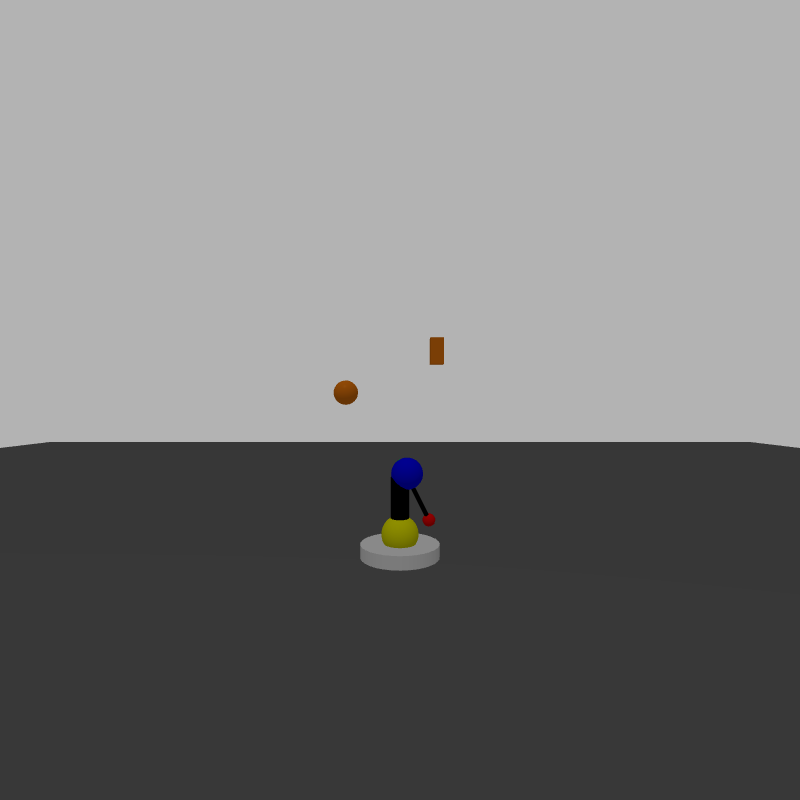
#> input picture catkin_ws/src/ivr_assignment/src/image_copy_img1.png, 800 x 800 px
$ python gettingBandWImage.py
#> lines starting #> are read from the running program, lines starting #| are printed output that depends on the picture; after the words box and inside, x2 and y2 are one past the last pixel; in counts of white or black regions, pixels touching at a corner belong together
import cv2
import numpy as np
from matplotlib import pyplot as plt

image = cv2.imread('image_copy_img1.png', 1)
#> image is the input picture: shape (800, 800, 3); mean B, G, R 123.8, 123.9, 124
mask = cv2.inRange(image, (0, 47, 97), (12, 78, 148))
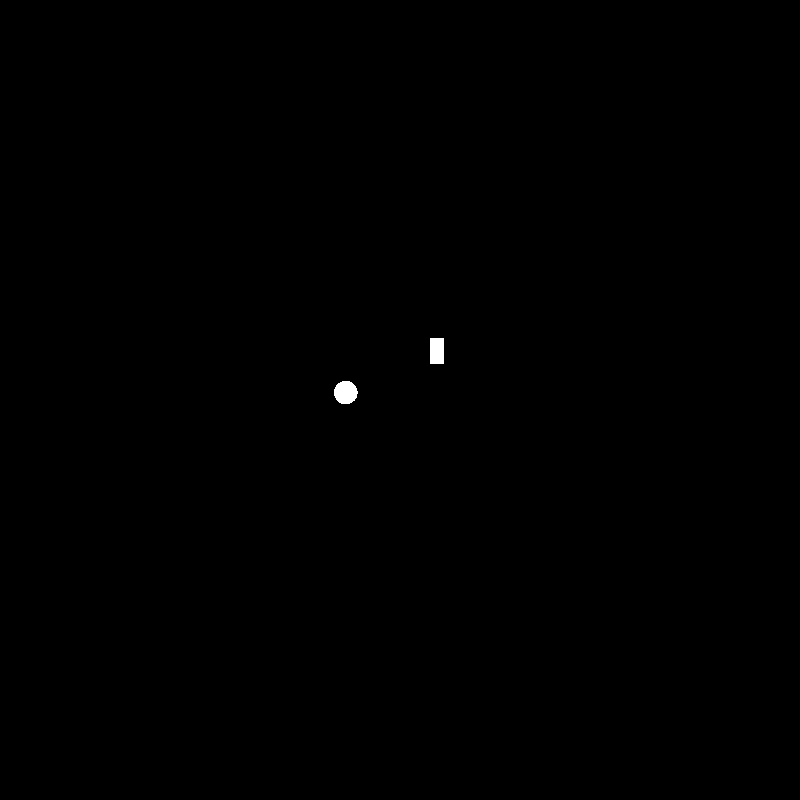
#> mask: shape (800, 800); 0.12% white; 2 white regions, box (x1, y1, x2, y2) and area: (334, 381, 358, 404) 436, (430, 338, 444, 364) 364
kernel = np.ones((5, 5), np.uint8)
mask = cv2.dilate(mask, kernel, iterations=3)
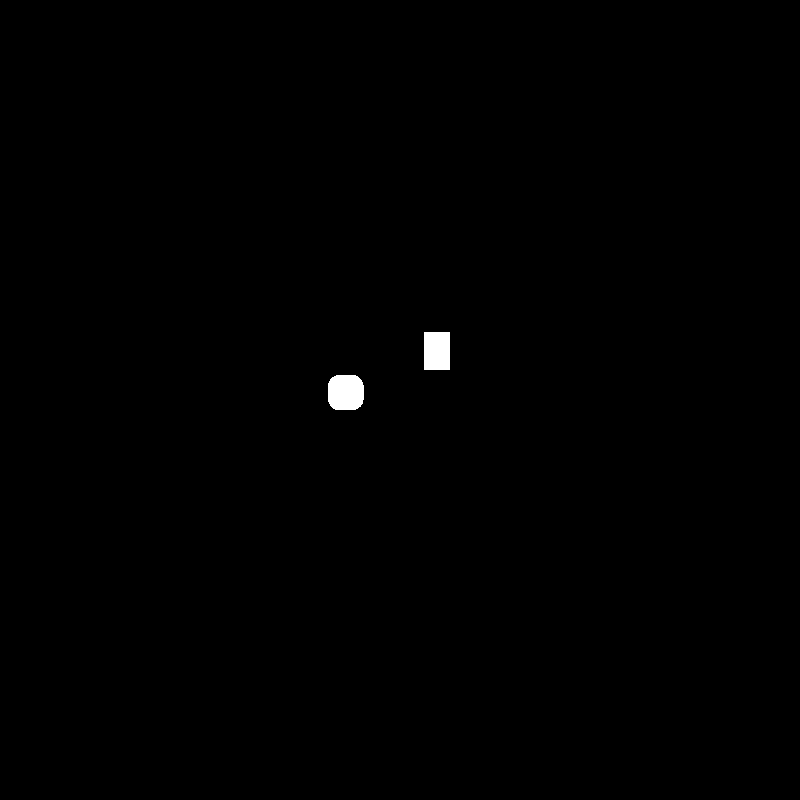
#> mask: shape (800, 800); 0.33% white; 2 white regions, box (x1, y1, x2, y2) and area: (328, 375, 364, 410) 1144, (424, 332, 450, 370) 988
cv2.imwrite('b&w_image.png', mask)

M = cv2.moments(mask)
#> M = moments, m00 543660, centre m10/m00, m01/m00 = (387.6, 372.8)
cx = int(M['m10'] / M['m00'])
#> cx = 387
cy = int(M['m01'] / M['m00'])
#> cy = 372
#print(np.array([cx, cy]))

shape1 = mask[0:800,
              0:cx].copy()
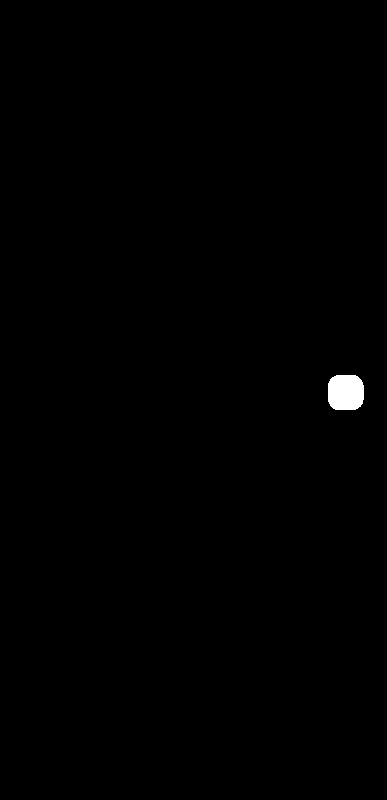
#> shape1: shape (800, 387); 0.37% white; 1 white region, box (x1, y1, x2, y2) and area: (328, 375, 364, 410) 1144

shape2 = mask[0:800,
              cx:800].copy()
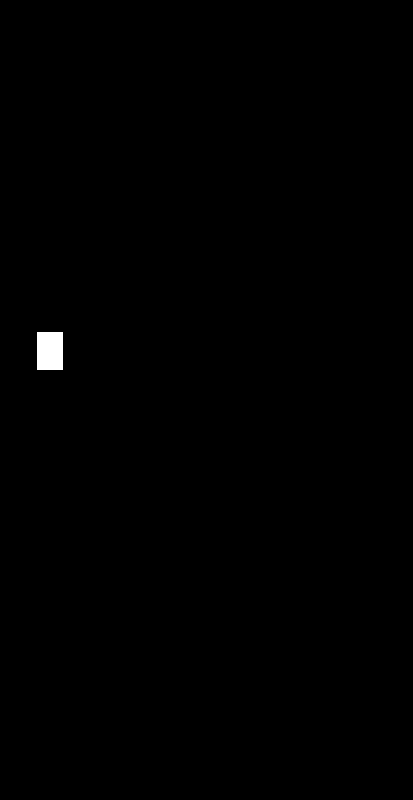
#> shape2: shape (800, 413); 0.3% white; 1 white region, box (x1, y1, x2, y2) and area: (37, 332, 63, 370) 988

cv2.imwrite('shape1.png', shape1)
cv2.imwrite('shape2.png', shape2)

shape1_M = cv2.moments(shape1)
#> shape1_M = moments, m00 291720, centre m10/m00, m01/m00 = (345.3, 392.1)
shape2_M = cv2.moments(shape2)
#> shape2_M = moments, m00 251940, centre m10/m00, m01/m00 = (49.5, 350.5)

shape1_cx = int(shape1_M['m10'] / shape1_M['m00'])
#> shape1_cx = 345
shape1_cy = int(shape1_M['m01'] / shape1_M['m00'])
#> shape1_cy = 392
shape2_cx = int(shape2_M['m10'] / shape2_M['m00'])
#> shape2_cx = 49
shape2_cy = int(shape2_M['m01'] / shape2_M['m00'])
#> shape2_cy = 350

shape1_cropped = shape1[shape1_cy - 30:shape1_cy + 30,
                        shape1_cx - 30:shape1_cx + 30].copy()
#> shape1_cropped: shape (60, 60); 31.8% white; 1 white region, box (x1, y1, x2, y2) and area: (13, 13, 49, 48) 1144
shape2_cropped = shape2[shape2_cy - 30:shape2_cy + 30,
                        shape2_cx - 30:shape2_cx + 30].copy()
#> shape2_cropped: shape (60, 60); 27.4% white; 1 white region, box (x1, y1, x2, y2) and area: (18, 12, 44, 50) 988

cv2.imwrite('shape1_cropped.png', shape1_cropped)
cv2.imwrite('shape2_cropped.png', shape2_cropped)

def find_sphere_centre(img):
  choice = 'cv2.TM_CCOEFF'
  method = eval(choice)
  template = cv2.imread('sphere_template.PNG', 0)
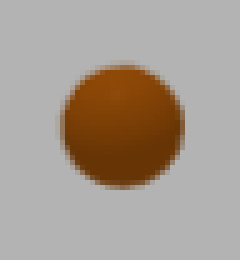
#> input picture catkin_ws/src/ivr_assignment/src/sphere_template.PNG, 48 x 52 px (shown 5 times larger)
#> template: shape (52, 48); min 70, max 179, mean 160.6
  # img = cv2.imread('image_copy_img1.png', 0)
  w, h = template.shape[::-1]
#> w = 48; h = 52

  res = cv2.matchTemplate(img, template, method)
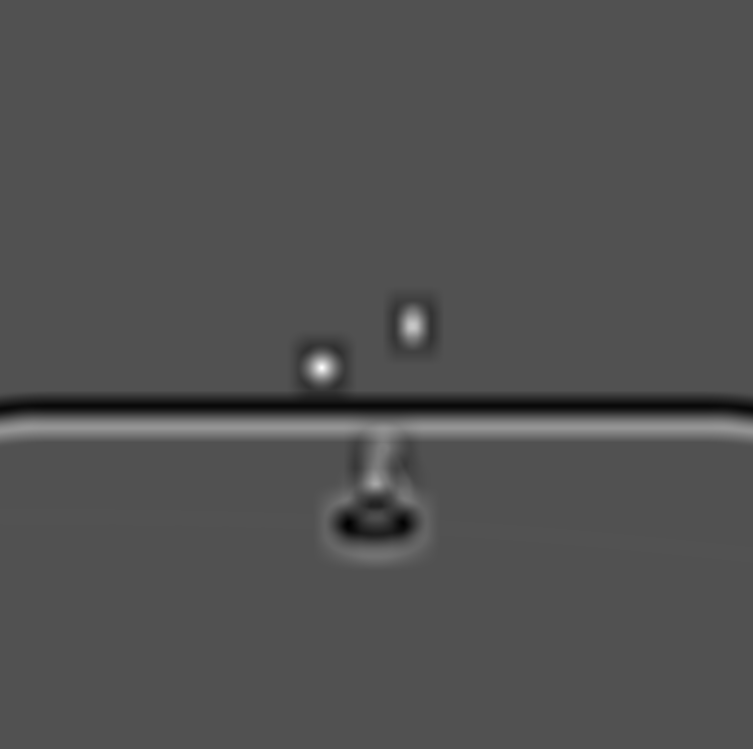
#> res: shape (749, 753) float32; min -1822394.8, max 3863358.5, mean -630.5; drawn with min black and max white
  min_cal, max_val, min_loc, max_loc = cv2.minMaxLoc(res)
#> min_cal = -1822394.8; max_val = 3863358.5; min_loc = (348, 523); max_loc = (321, 367)
  if method in [cv2.TM_SQDIFF, cv2.TM_SQDIFF_NORMED]:
    top_left = min_loc
  else:
    top_left = max_loc
#> top_left = (321, 367)
  bottom_right = (top_left[0] + w, top_left[1] + h)
#> bottom_right = (369, 419)

  cv2.rectangle(img, top_left, bottom_right, 0, 2)
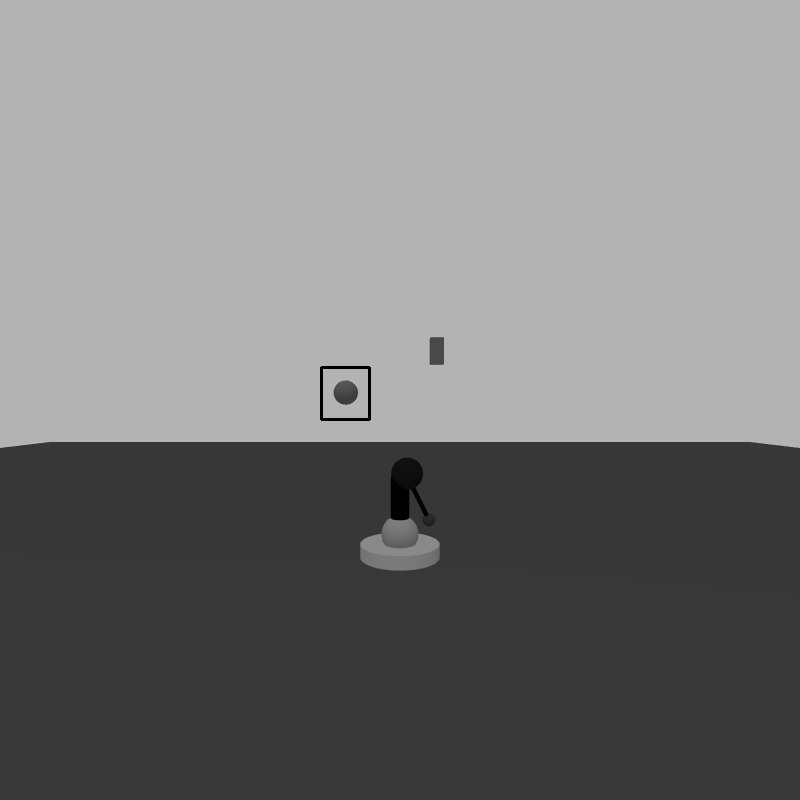
#> img: shape (800, 800); min 0, max 179, mean 123.7

  # [6 lines of commented-out code are left out]

  centre_x = int((bottom_right[0] - top_left[0])/2) + top_left[0]
#> centre_x = 345
  centre_y = int((bottom_right[1] - top_left[1])/2) + top_left[1]
#> centre_y = 393
  centre = np.array([centre_x, centre_y])
#> centre = [345, 393]
  return centre

test = cv2.imread('image_copy_img1.png', 0)
print(find_sphere_centre(test))
#| [345 393]

    # original_image = cv2.imread('image_copy_img1.png', 1)
    # cropped = original_image[centre_y-50:centre_y+50, centre_x-50:centre_x+50].copy()
    # cv2.imwrite('final.png', cropped)
